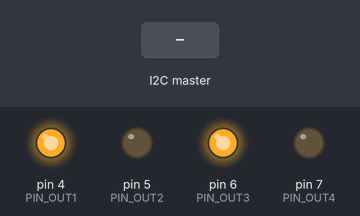
The sketch below on a simulated Arduino Uno, built with avr-gcc and run on an emulated ATmega328P. On the bench: output pins drawn as LEDs (lit = HIGH). The inputs (shaded band) are chosen by the test bench.

Above: at 1.2 s.
1.3 s: the I2C master sends the byte 0
At 3.5 s:
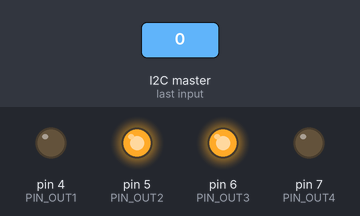
4.3 s: the I2C master sends the byte 1
At 4.6 s:
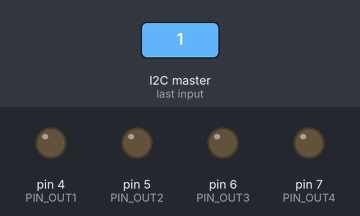
6.3 s: the I2C master sends the byte 2
At 8.7 s:
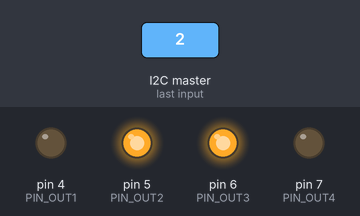
Timing chart, 0 to 14.8 s (numbered marks = the images above; inputs shaded):
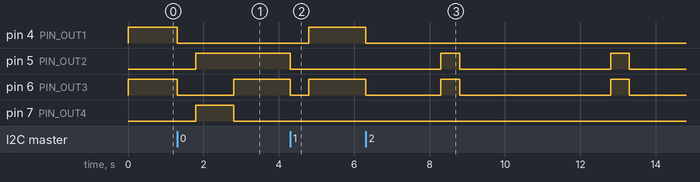

The sketch:

prog_parelha_robotica_1.ino
```cpp
//**** Parelha Robotica ****//
// Recebe decisao de seguir ou manobrar do outro arduino
// (Cocheiro Ultrassonico)
// Executa o comando acionando os motores pela ponte H
// Utiliza o protocolo i2c
//
// Carioca HackerSpace (CHS)
// Grupo de Robotica

#include <Wire.h>

#define PIN_OUT1               4
#define PIN_OUT2               5
#define PIN_OUT3               6
#define PIN_OUT4               7

byte   state=1;

void setup() {
  pinMode(PIN_OUT1, OUTPUT);
  pinMode(PIN_OUT2, OUTPUT);
  pinMode(PIN_OUT3, OUTPUT);
  pinMode(PIN_OUT4, OUTPUT);
  Wire.begin(8);                // join i2c bus with address #8
  Wire.onReceive(receiveEvent); // register event
  Serial.begin(9600);           // start serial for output
}

// function that executes whenever data is received from master
// this function is registered as an event, see setup()
void receiveEvent(int howMany) {
  //while (1 < Wire.available()) { // loop through all but the last
  //  char c = Wire.read(); // receive byte as a character
  //  Serial.print(c);         // print the character
  //}
  //int x = Wire.read();    // receive byte as an integer
  //Serial.println(x);         // print the integer
  //state = x;
  state = Wire.read();
}


void loop() {
  switch (state) {
     case 0:
         full_stop_and_return();
         break;
     case 1:
         go_ahead();
         break;
     case 2:
         turn_right();
         break;
     case 3:
         turn_left();
         break;
     default:
         full_stop_and_return();
  }
}

void full_stop_and_return() {
  digitalWrite(PIN_OUT1, LOW);
  digitalWrite(PIN_OUT2, LOW);
  digitalWrite(PIN_OUT3, LOW);
  digitalWrite(PIN_OUT4, LOW);
  delay(500);
  digitalWrite(PIN_OUT1, LOW);
  digitalWrite(PIN_OUT2, HIGH);
  digitalWrite(PIN_OUT3, LOW);
  digitalWrite(PIN_OUT4, HIGH);
  delay(1000);
  digitalWrite(PIN_OUT1, LOW);
  digitalWrite(PIN_OUT2, HIGH);
  digitalWrite(PIN_OUT3, HIGH);
  digitalWrite(PIN_OUT4, LOW);
  delay(1500);
  digitalWrite(PIN_OUT1, LOW);
  digitalWrite(PIN_OUT2, LOW);
  digitalWrite(PIN_OUT3, LOW);
  digitalWrite(PIN_OUT4, LOW);
  delay(500);
}

void go_ahead() {
  digitalWrite(PIN_OUT1, HIGH);
  digitalWrite(PIN_OUT2, LOW);
  digitalWrite(PIN_OUT3, HIGH);
  digitalWrite(PIN_OUT4, LOW);
  delay(100);
}

void turn_left() {
  digitalWrite(PIN_OUT1, LOW); // Stop for awhile
  digitalWrite(PIN_OUT2, LOW);
  digitalWrite(PIN_OUT3, LOW);
  digitalWrite(PIN_OUT4, LOW);
  delay(2000);
  digitalWrite(PIN_OUT1, HIGH); // Make turn
  digitalWrite(PIN_OUT2, LOW);
  digitalWrite(PIN_OUT3, LOW);
  digitalWrite(PIN_OUT4, HIGH);
  delay(500);
  digitalWrite(PIN_OUT1, LOW); // Stop for awhile
  digitalWrite(PIN_OUT2, LOW);
  digitalWrite(PIN_OUT3, LOW);
  digitalWrite(PIN_OUT4, LOW);
  delay(2000);
}

void turn_right() {
  digitalWrite(PIN_OUT1, LOW); // Stop for awhile
  digitalWrite(PIN_OUT2, LOW);
  digitalWrite(PIN_OUT3, LOW);
  digitalWrite(PIN_OUT4, LOW);
  delay(2000);
  digitalWrite(PIN_OUT1, LOW); // Make turn
  digitalWrite(PIN_OUT2, HIGH);
  digitalWrite(PIN_OUT3, HIGH);
  digitalWrite(PIN_OUT4, LOW);
  delay(500);
  digitalWrite(PIN_OUT1, LOW); // Stop for awhile
  digitalWrite(PIN_OUT2, LOW);
  digitalWrite(PIN_OUT3, LOW);
  digitalWrite(PIN_OUT4, LOW);
  delay(2000);
}
```

Measured:
- after the input at 1.3 s, pin 4 (PIN_OUT1): HIGH → LOW at once; pin 5 (PIN_OUT2): LOW → HIGH after 0.50 s; pin 6 (PIN_OUT3): HIGH → LOW at once, → HIGH 1.5 s later; pin 7 (PIN_OUT4): LOW → HIGH after 0.50 s, → LOW 1.0 s later
- after the input at 4.3 s, pin 4 (PIN_OUT1): LOW → HIGH after 0.50 s; pin 5 (PIN_OUT2): goes on until 4.3 s, then stays LOW; pin 7 (PIN_OUT4): stays LOW (without the input it goes to HIGH after 1.0 s)
- after the input at 6.3 s, pin 4 (PIN_OUT1): HIGH → LOW at once; pin 5 (PIN_OUT2): alternates HIGH for 0.50 s and LOW for 4.0 s, starting after 2.0 s; pin 6 (PIN_OUT3): goes LOW 2.0 s, HIGH 0.50 s, LOW 4.0 s, HIGH 0.50 s, then LOW, starting at once
